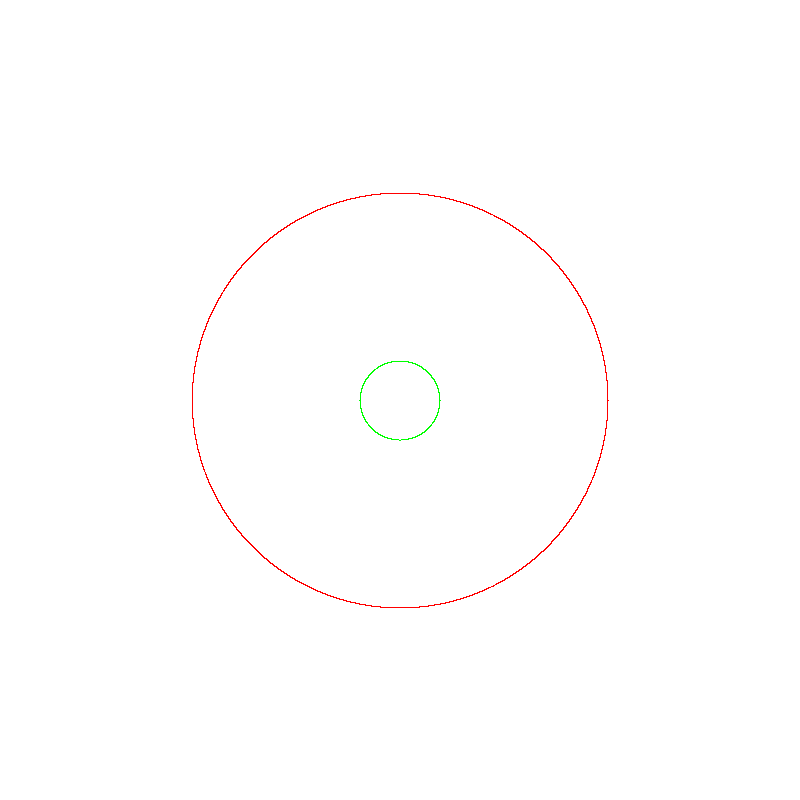

Here is the Python script that generated this plot:
## Book: Computational Physics by Nicholas J. Giordano, Dean and Professor of Physics, Auburn University
## Reference Book: Matlab Version by Kevin Berwick, School of Electrical and Electronic Engineering, Dublin Institute of Technology
## Translated to Python by Indranil Ghosh, Physics Department, Jadavpur University

from mpmath  import *
import random, pygame, sys
from pygame.locals import *
mp.dps=1000
Pi=mpf(pi)
##set up the window
DISPLAYSURF=pygame.display.set_mode((800, 800), RESIZABLE)
pygame.display.set_caption("Three body problem")

##set up the colors
WHITE=(255, 255, 255)
RED=(255, 0, 0)
GREEN=(0, 255, 0)
DISPLAYSURF.fill(WHITE)

#set up the initial points 
dt=0.0001
i=1
x_earth=[1]
y_earth=[0]
vx_earth=[0]
vy_earth=[2*Pi]
x_jupiter=[5.2]
y_jupiter=[0]
vx_jupiter=[0]
vy_jupiter=[2.7549]
me=6*10**24
##mj=1.9*10**10 # use 10**30 to get a chaotic effect
mj=1.9*10**30
ms=2*10**30
dt=0.0001
re=[]
r_j=[]
r_ej=[]


##run the loop
while True:
    for event in pygame.event.get():
        if event.type==QUIT:
            pygame.image.save(DISPLAYSURF, 'ThreeBody.png')
            pygame.quit()
            sys.exit()

    re+=[sqrt(x_earth[i - 1]**2 + y_earth[i - 1]**2), ]
    r_j+=[sqrt(x_jupiter[i - 1]**2 + y_jupiter[i - 1]**2), ]
    r_ej+=[sqrt((x_earth[i - 1] - x_jupiter[i - 1])**2 + (y_earth[i - 1] - y_jupiter[i - 1])**2), ]
    vx_earth+=[vx_earth[i - 1] - 4*Pi**2*x_earth[i - 1]*dt/(re[i - 1]**3) - 4*Pi**2*(mj/ms)*(x_earth[i - 1] - x_jupiter[i - 1])*dt/r_ej[i - 1]**3, ]
    vy_earth+=[vy_earth[i - 1] - 4*Pi**2*y_earth[i - 1]*dt/(re[i - 1]**3) - 4*Pi**2*(mj/ms)*(y_earth[i - 1] - y_jupiter[i - 1])*dt/r_ej[i - 1]**3, ]
    vx_jupiter+=[vx_jupiter[i - 1] - 4*Pi**2*x_jupiter[i - 1]*dt/r_j[i - 1]**3 - 4*Pi**2*(mj/ms)*(x_jupiter[i - 1] - x_earth[i - 1])*dt/r_ej[i - 1]**3, ]
    vy_jupiter+=[vy_jupiter[i - 1] - 4*Pi**2*y_jupiter[i - 1]*dt/r_j[i - 1]**3 - 4*Pi**2*(mj/ms)*(y_jupiter[i - 1] - y_earth[i - 1])*dt/r_ej[i - 1]**3, ]
    x_earth+=[x_earth[i - 1] + vx_earth[i]*dt, ]
    y_earth+=[y_earth[i - 1] + vy_earth[i]*dt, ]
    x_jupiter+=[x_jupiter[i - 1] + vx_jupiter[i]*dt, ]
    y_jupiter+=[y_jupiter[i - 1] + vy_jupiter[i]*dt, ]

    pygame.draw.line(DISPLAYSURF, GREEN,  (int(400 + x_earth[i - 1]*40), 400 - int(y_earth[i - 1]*40)), (int(400 + x_earth[i]*40), 400 - int(y_earth[i]*40)), 1) # Plotting the points after required transformations
    pygame.draw.line(DISPLAYSURF, RED,  (int(400 + x_jupiter[i - 1]*40), 400 - int(y_jupiter[i - 1]*40)), (int(400 + x_jupiter[i]*40), 400 - int(y_jupiter[i]*40)), 1) # Plotting the points after required transformations

    i+=1    
    pygame.display.update()